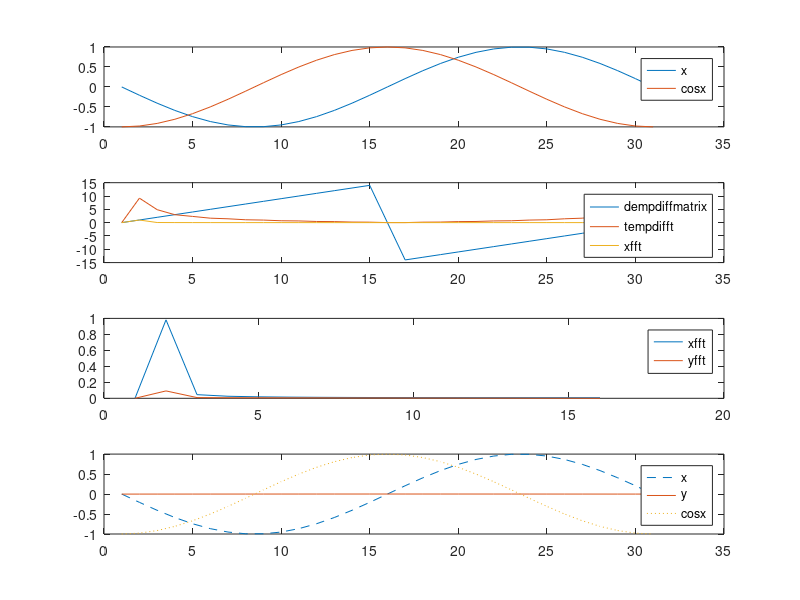

This figure's MATLAB source:
clear all;
% close all;
clc;
%prep figs
% figure();
subplot(4,1,1);
%define length
len = 30;
%define diff matrix
tempdiffmatrix = zeros(1,len);
%define input sine
x = sin(-pi:(2*pi)/len:pi);
cosx = cos(-pi:(2*pi)/len:pi);
theor = (diff(x)/((2*pi)/len));
subplot(4,1,1);
plot(x);
hold on;
% plot(theor);
plot(cosx);
legend('x','cosx');
hold off;
for i2 = 1 : len+1
    if i2 <  ceil(len+1/2)
        tempdiffmatrix(i2) =  (i2-1);
    end
    if i2 ==  ceil((len+1)/2)
        tempdiffmatrix(i2) = 0;
    end
    if i2 >  ceil((len+1)/2)
        tempdiffmatrix(i2) = (i2 - (len+1));
    end
end
tempdifft = fft(tempdiffmatrix);
tempdifft = 2*tempdifft/length(tempdifft);
xfft = fft(x);
xfft = 2*xfft/length(xfft);
yfft = real(tempdifft) .* real(xfft);
subplot(4,1,2);
plot(tempdiffmatrix);
hold on;
plot(abs(tempdifft));
plot(abs(xfft));
legend('dempdiffmatrix','tempdifft','xfft');
hold off;
% yfft = xfft .* tempdifft .* (1/len/pi/2);
% for i = 1 : len+1
% yfft(i) = xfft .* tempdiffmatrix;
% end
% yfft = yfft(1:len+1);
subplot(4,1,3);
plot(abs(xfft(1 : round(length(xfft)/2))));
hold on;
plot(abs(yfft(1 : round(length(yfft)/2))));
legend('xfft','yfft');
hold off;
y = ifft(abs(yfft));
y = 2*y/length(y);
y = -(2.*y);
subplot(4,1,4);
plot(x,'--');
hold on;
plot(y);
plot(cosx,':');
legend('x','y','cosx');
hold off;